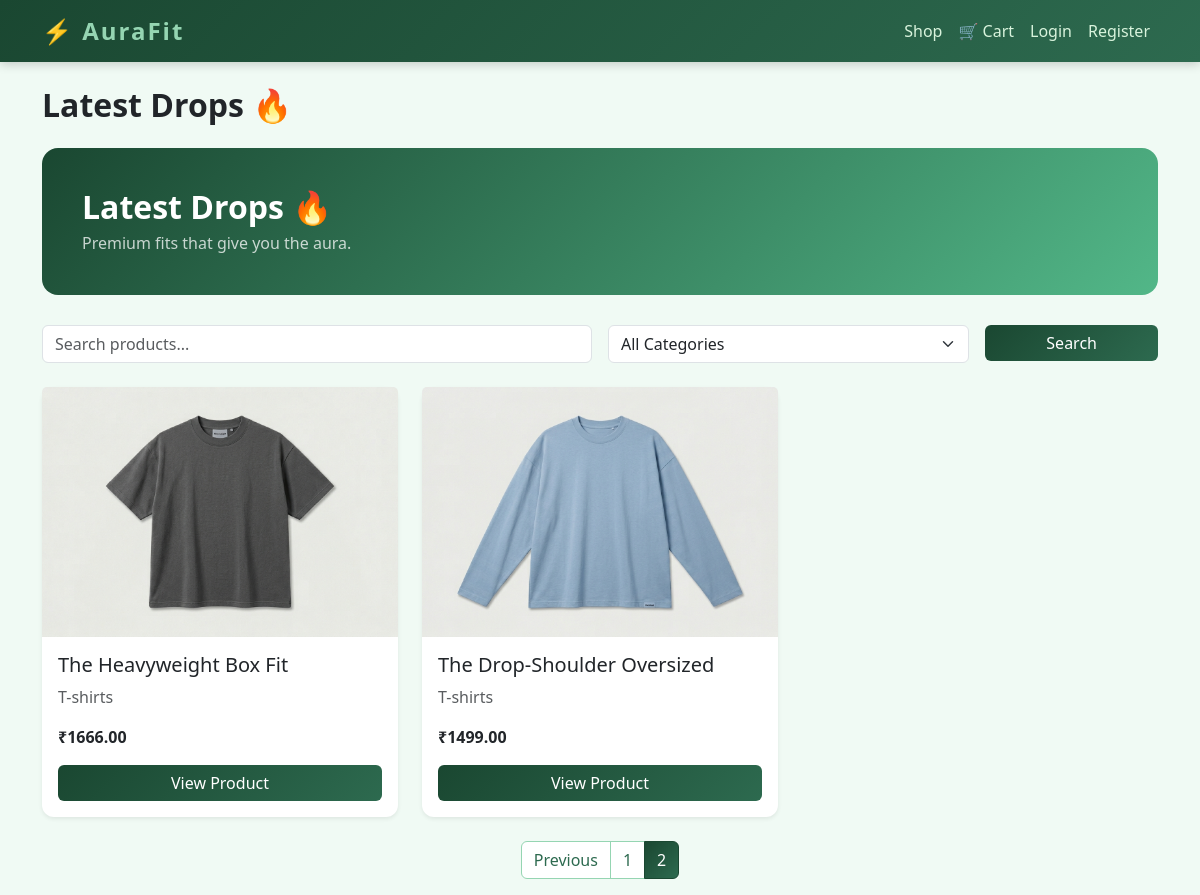
Screenshot of /?page=2 with the database file from the repository.
### products/models.py (models this page shows, shortened)
class Product(models.Model):
    category = models.ForeignKey(Category, on_delete=models.SET_NULL, null=True, blank=True)
    name = models.CharField(max_length=200)
    description = models.TextField(blank=True)
    price = models.DecimalField(max_digits=10, decimal_places=2)
    stock = models.PositiveIntegerField(default=0)
    image = models.ImageField(upload_to='products/', blank=True, null=True)
    created_at = models.DateTimeField(auto_now_add=True)

class Category(models.Model):
    name = models.CharField(max_length=200)
    slug = models.SlugField(unique=True)
    def __str__(self):
        return self.name
    class Meta:
        verbose_name_plural = "Categories"

### products/views.py (the view)
# urls.py: path('', views.product_list, name='product_list'),
def product_list(request):
    products = Product.objects.all()
    categories = Category.objects.all()
    query = request.GET.get('q')
    category_slug = request.GET.get('category')
    if query:
        products = products.filter(name__icontains=query)
    if category_slug:
        products = products.filter(category__slug=category_slug)
    paginator = Paginator(products, 6)  # 6 products per page
    page_number = request.GET.get('page')
    page_obj = paginator.get_page(page_number)
    return render(request, 'products/list.html', {
        'products': page_obj,
        'categories': categories,
        'query': query,
        'selected_category': category_slug,
        'page_obj': page_obj,
    })

### templates/products/list.html (shortened to what this page needs)
{% extends 'base.html' %}
{% block content %}
<h2 class="mb-4 fw-bold">Latest Drops 🔥</h2>
<div class="aura-hero">
    <h2 class="fw-bold mb-1">Latest Drops 🔥</h2>
    <p class="mb-0 opacity-75">Premium fits that give you the aura.</p>
</div>
<form method="get" class="row g-3 mb-4">
    <div class="col-md-6">
        <input type="text" name="q" class="form-control" placeholder="Search products..." value="{{ query|default:'' }}">
    </div>
    <div class="col-md-4">
        <select name="category" class="form-select">
            <option value="">All Categories</option>
        </select>
    </div>
    <div class="col-md-2">
        <button type="submit" class="btn btn-dark w-100">Search</button>
    </div>
</form>
<div class="row row-cols-1 row-cols-md-3 g-4">
    {% for product in products %}
    <div class="col">
        <div class="card h-100 shadow-sm">
            {% if product.image %}
                <img src="{{ product.image.url }}" class="card-img-top" style="height: 250px; object-fit: cover;">
            {% else %}
                <div class="bg-secondary text-white d-flex align-items-center justify-content-center" style="height: 250px;">No Image</div>
            {% endif %}
            <div class="card-body">
                <h5 class="card-title">{{ product.name }}</h5>
                <p class="text-muted">{{ product.category }}</p>
                <p class="fw-bold text-dark">₹{{ product.price }}</p>
                <a href="/products/{{ product.id }}/" class="btn btn-dark w-100">View Product</a>
            </div>
        </div>
    </div>
    {% empty %}
        <p>No products found!</p>
    {% endfor %}
</div>
{% if page_obj.has_other_pages %}
<nav class="mt-4">
    <ul class="pagination justify-content-center">
        {% if page_obj.has_previous %}
            <li class="page-item">
                <a class="page-link text-dark" href="?page={{ page_obj.previous_page_number }}{% if query %}&q={{ query }}{% endif %}{% if selected_category %}&category={{ selected_category }}{% endif %}">Previous</a>
            </li>
        {% endif %}
        {% for num in page_obj.paginator.page_range %}
            <li class="page-item {% if page_obj.number == num %}active{% endif %}">
                <a class="page-link {% if page_obj.number == num %}bg-dark border-dark{% endif %}" href="?page={{ num }}">{{ num }}</a>
            </li>
        {% endfor %}
    </ul>
</nav>
{% endif %}
{% endblock %}

### templates/base.html (style rules this page uses)
:root { --green-dark: #1a4731; --green-mid: #2d6a4f; --green-light: #52b788; --green-accent: #95d5b2; --green-pale: #d8f3dc; }
body { background-color: #f0faf4; font-family: 'Segoe UI', sans-serif; }
.btn-dark { background: linear-gradient(135deg, var(--green-dark), var(--green-mid)); border: none; color: white; transition: all 0.3s; }
.card { border: none; border-radius: 12px; box-shadow: 0 2px 15px rgba(0,0,0,0.08); transition: transform 0.2s, box-shadow 0.2s; }
.page-link { color: var(--green-mid) !important; border-color: var(--green-accent) !important; }
.page-item.active .page-link { background: linear-gradient(135deg, var(--green-dark), var(--green-mid)) !important; border-color: var(--green-dark) !important; color: white !important; }
.aura-hero { background: linear-gradient(135deg, var(--green-dark), var(--green-light)); color: white; padding: 40px; border-radius: 16px; margin-bottom: 30px; }

### rows the page displays
Product: image (picture), name "The Heavyweight Box Fit", category "T-shirts", price "1666.00"
Product: image (picture), name "The Drop-Shoulder Oversized", category "T-shirts", price "1499.00"

### other values shown
{{ num }} "1" "2"
